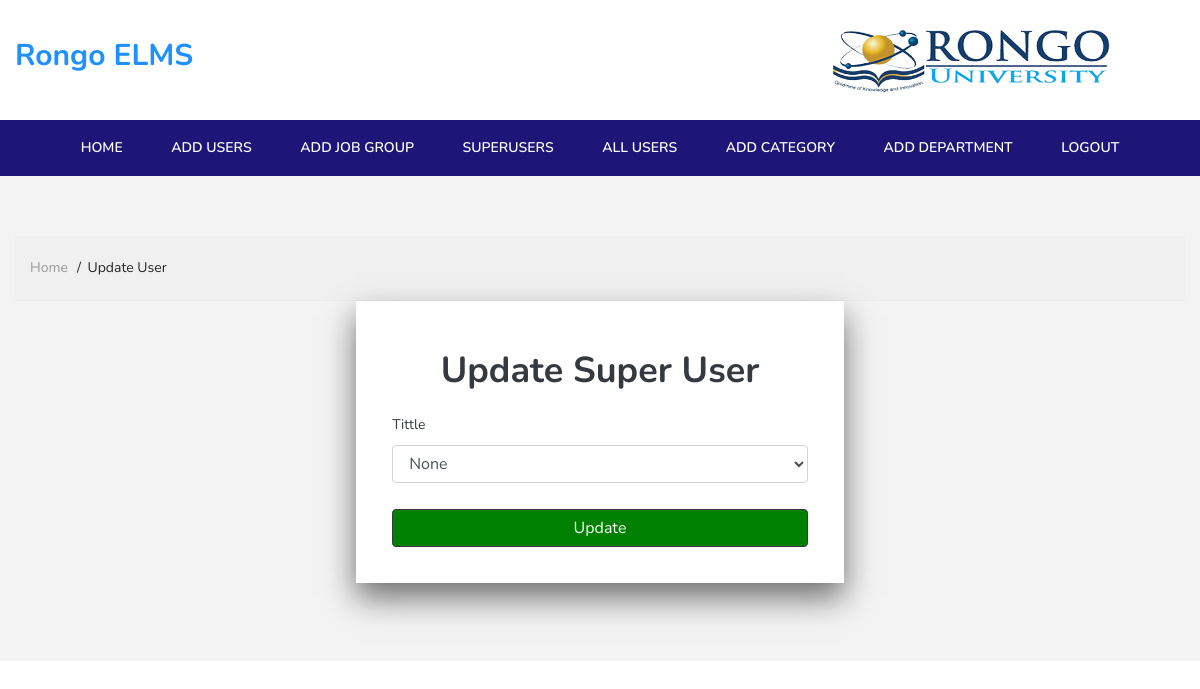
Before: /updateSuperUser/1/ with the older database file.
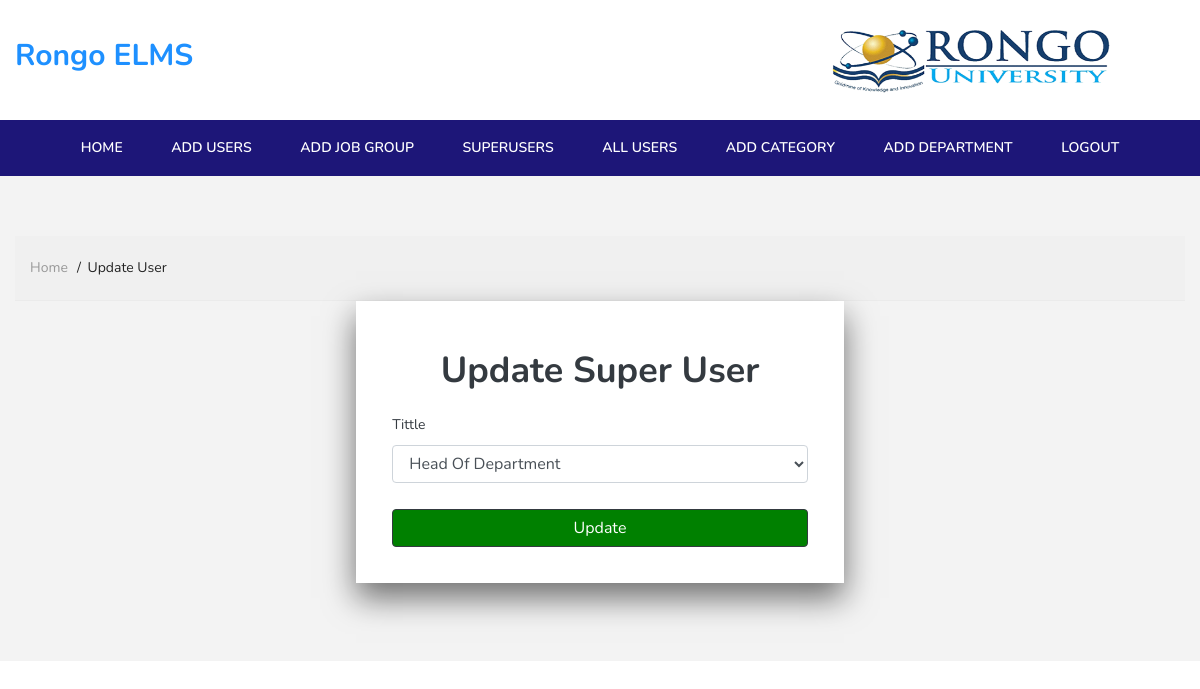
After: the same page with the newer database file.
### app/models.py (models this page shows, shortened)
class Worker(models.Model):
    user = models.OneToOneField(User, null=True, blank=True, on_delete=models.CASCADE)
    username = models.CharField(max_length=200, null=True)
    name = models.CharField(max_length=200, null=True)
    email = models.EmailField(max_length=200, null=True)
    department = models.ForeignKey(Department, on_delete=models.CASCADE, null=True)
    job_group = models.CharField(max_length=200, null=True)
    leave_days = models.PositiveBigIntegerField(default=0, null=True)
    tittle = models.CharField(max_length=200, choices=TITTLE, default='none', null=True)
    reporting_to = models.ForeignKey('self', null=True, blank=True, on_delete=models.CASCADE)
    image = models.ImageField(upload_to='media/', default='default.jpeg', null=True, blank=True)

### app/views.py (the view)
# urls.py: path('updateSuperUser/<str:pk>/', views.UpdateSuperUser, name='updateSuperUser'),
def UpdateSuperUser(request, pk):
    worker = Worker.objects.get(id=pk)
    form = WorkerForm(instance=worker)
    if request.method == 'POST':
        form = WorkerForm(request.POST,request.FILES, instance=worker)
        if form.is_valid():
            form.save()
            messages.info(request, 'User information updated')
            return redirect('super_user')
    else:
        form = WorkerForm(instance=worker)
    context = {'form': form}
    return render(request, 'app/addUser/updateSuper.html', context)

### app/forms.py
class WorkerForm(forms.ModelForm):
    def __init__(self, *args, **kwargs):
        super().__init__(*args, **kwargs)
        self.fields['reporting_to'].queryset = Worker.objects.exclude(tittle='none')
    class Meta:
        model = Worker
        fields = '__all__'
        widgets = {
        'username': forms.TextInput(attrs={'class': 'form-control'}),
        'name': forms.TextInput(attrs={'class': 'form-control'}),
        'email': forms.EmailInput(attrs={'class': 'form-control'}),
        'department': forms.Select(attrs={'class': 'form-control'}),
        'job_group': forms.Select(attrs={'class': 'form-control'}),
        'tittle': forms.Select(attrs={'class': 'form-control'}),
        'image': forms.ClearableFileInput(attrs={'class': 'form-control'}),
        'reporting_to': forms.Select(attrs={'class': 'form-control'}),
        'leave_days': forms.NumberInput(attrs={'class': 'form-control'}),
    }

### app/templates/app/addUser/updateSuper.html (shortened to what the changed rows need)
{% load static %}
<!doctype html>
<html class="no-js" lang="en">
<head>
    <link rel="stylesheet" href="{% static 'css/plugins.css' %}">
    <link rel="stylesheet" href="{% static 'css/style.css' %}">
    <link rel="stylesheet" href="{% static 'css/custom.css' %}">
</head>
<body>
    <section class="pt-60 pb-30 gray-bg">
        <div class="container">
    <div class="main-wrapper">
        <div class="auth-wrapper d-flex no-block justify-content-center align-items-center position-relative">
            <div style="box-shadow: 0 15px 30px rgba(8, 8, 8, 0.556);padding: 20px;" class="col-lg-5 col-md-7 bg-white">
                <div class="p-3">
                    <h2 class="mt-3 text-center text-dark">Update Super User</h2>
                    <form class="mt-4" method="post" enctype="multipart/form-data">
                        <div class="row">
                            <br><br>
                            <div class="col-lg-12">
                                <div class="form-group">
                                    <label class="text-dark" for="uname">Tittle</label>
                                    {{form.tittle}}
                                </div>
                            </div>
                            <br><br><br><br>
                        </div>
                    </form>
                </div>
            </div>
        </div>
    </div>
    <br><br>
</body>
</body>
</html>

Changed rows visible on the page:
changed Worker: tittle "None" → "Head Of Department"
